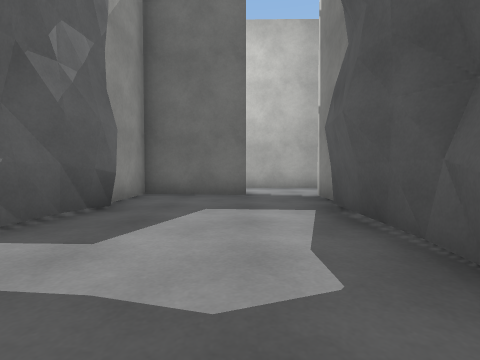
[1] (above)

17 first-person views from a walk through a 3-D level made in the Unity game engine. The camera is 0.56 m above the floor, tilts 2° down and sees 85° across. The floor is counted in squares, 1 m on a side. Each view is taken from the middle of a square. On the plan, view 1 faces up. The plan holds only what a view shows up to about 9 squares ahead; the rest is blank. The place goes on beyond the plan. The player character is not drawn. Surface patterns are stand-ins for the level's own textures.

[2]
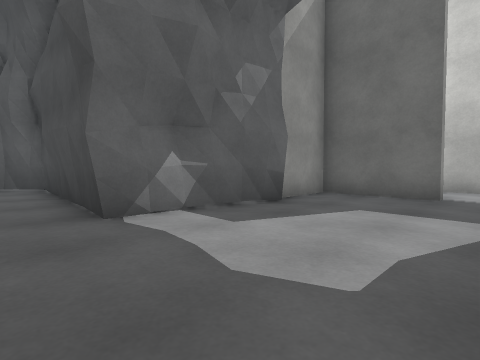

[3]
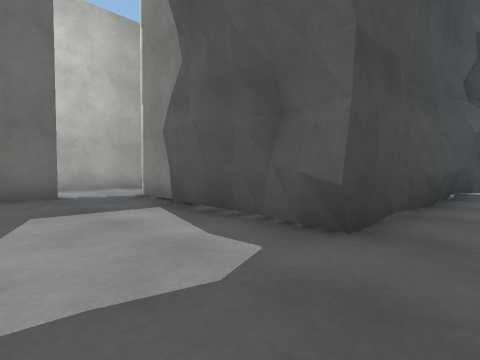

[4]
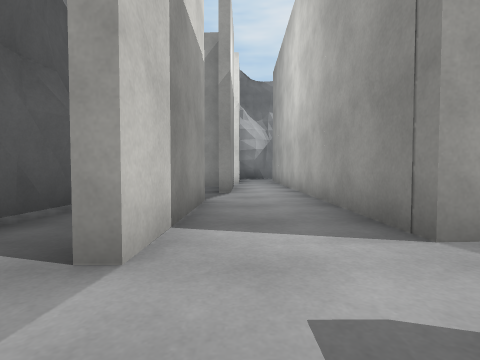

[5]
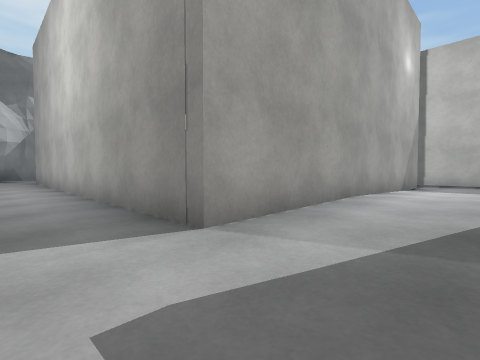

[6]
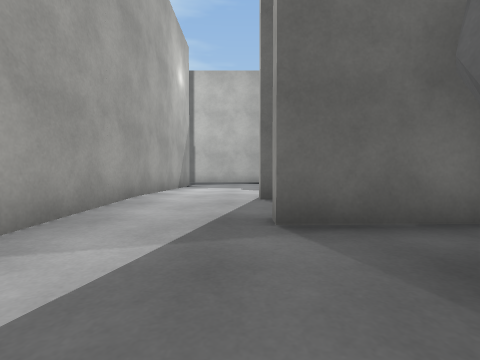

[7]
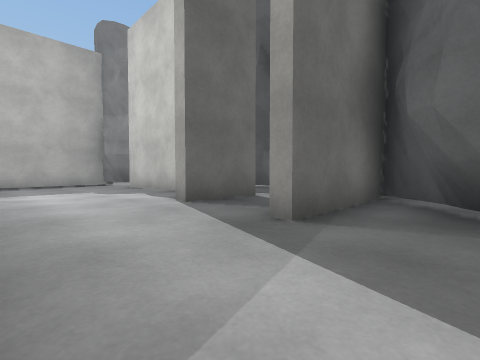

[8]
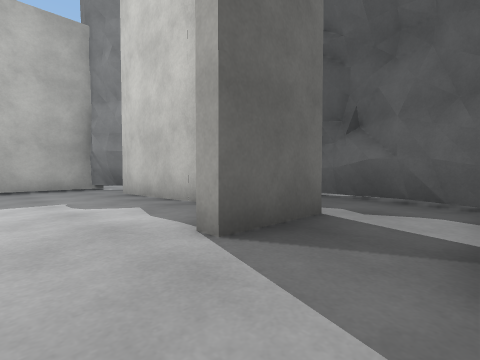

[9]
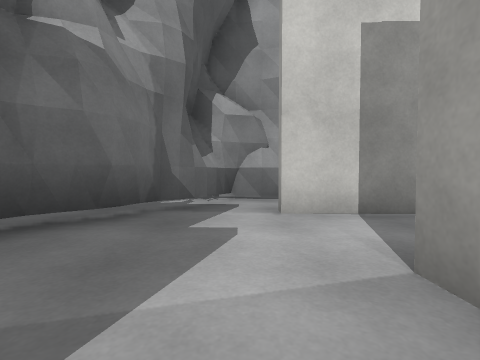

[10]
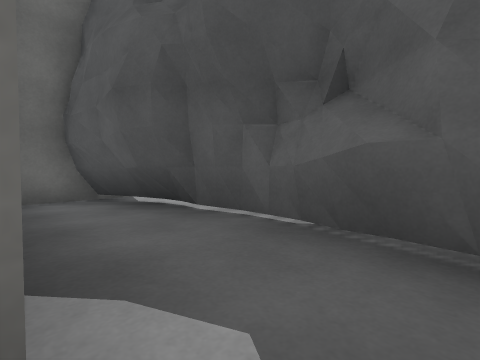

[11]
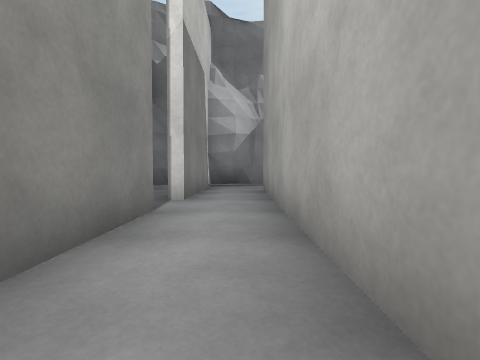

[12]
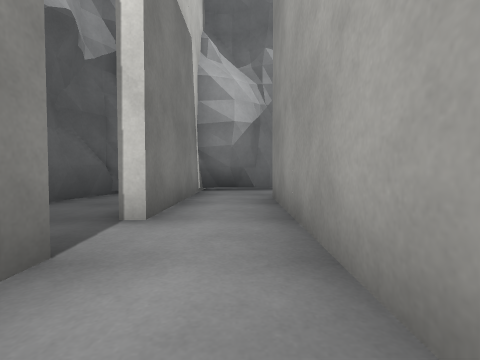

[13]
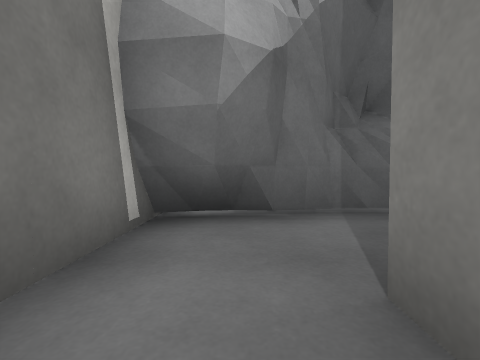

[14]
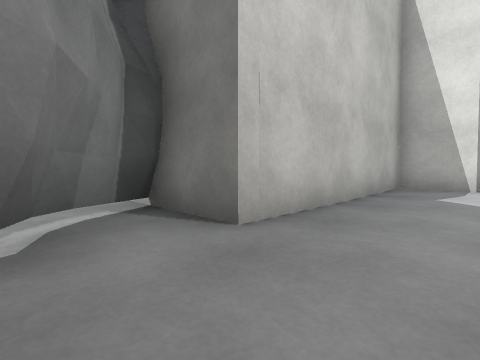

[15]
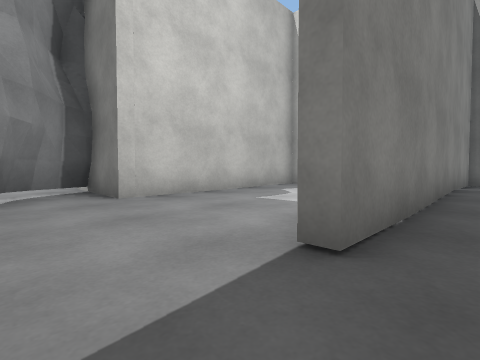

[16]
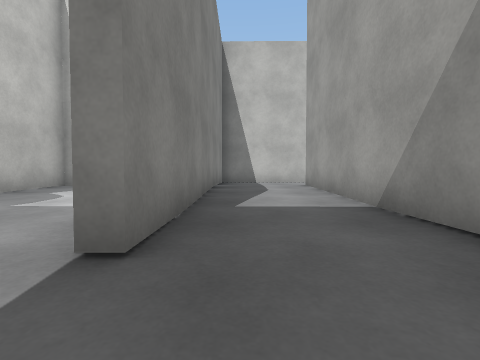

[17]
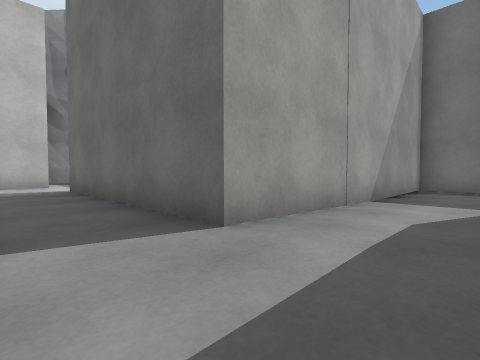

### Floor plan
Key: @ floor where view 1 was taken; # wall or solid block; . main floor; : floor 0.05 m higher than the main floor; - floor 0.05 m lower than the main floor; _ floor 0.1 m lower than the main floor; = window, fence, low wall or low ledge.
Columns run from 9 left of view 1 to 11 right of it. Each row starts with its distance up from view 1.
 20            ########
 19            #_____-##-
 18            #____---#.
 17            #--#---###
 16            #--#--.#.#
 15            #..#...#.#
 14            #..#...#:#
 13            #::#:::#:#
 12    :::######::#::##:#
 11    #::::::::::#:::::#
 10 :# #:::::::::.#..####
  9 :#:############...##:
  8 :#:::............##.
  7 :#####.###..---..#.
  6   #==###---####-##.
  5   ###  #---#----#.
  4        #---######
  3       ##---#
  2       ##---#
  1  #######...######
  0  #:......@......#

Where each view was taken, in squares from view 1:
view 1: 0 up, 0 right, facing up
view 2: 0 up, 1 right, facing up-left
view 3: 0 up, 1 left, facing up-right
view 4: 7 up, 7 right, facing left
view 5: 7 up, 7 right, facing up-left
view 6: 7 up, 7 right, facing up
view 7: 8 up, 5 right, facing up-right
view 8: 10 up, 6 right, facing up-right
view 9: 10 up, 6 right, facing down
view 10: 11 up, 9 right, facing up-right
view 11: 8 up, 1 right, facing left
view 12: 8 up, 1 left, facing left
view 13: 8 up, 5 left, facing left
view 14: 19 up, 7 right, facing down-right
view 15: 19 up, 4 right, facing down-right
view 16: 19 up, 4 right, facing down
view 17: 10 up, 4 right, facing up-left
